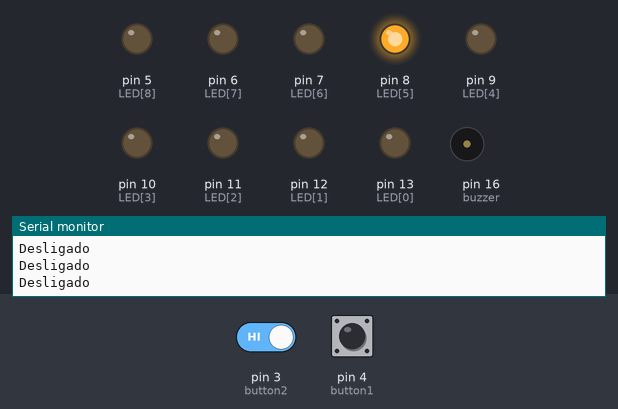
The sketch below on a simulated Arduino Uno, built with avr-gcc and run on an emulated ATmega328P. On the bench: output pins drawn as LEDs (lit = HIGH), buzzer (waves = sounding), the last lines printed to the serial monitor. Dashed ring = blinking. The test bench sets the inputs (shaded band); at power-on: pin 4 (button1) HIGH, pin 3 (button2) HIGH.

Above: at 0.8 s.
0.9 s: pin 4 (button1) pulled LOW for 0.15 s
At 3.05 s:
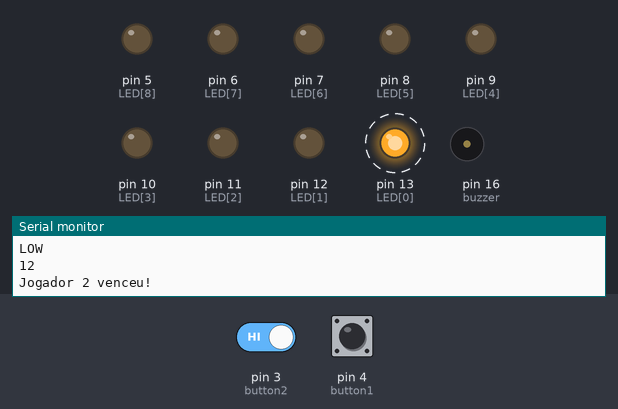
4.0 s: pin 4 (button1) pulled LOW for 1 s
At 5.9 s:
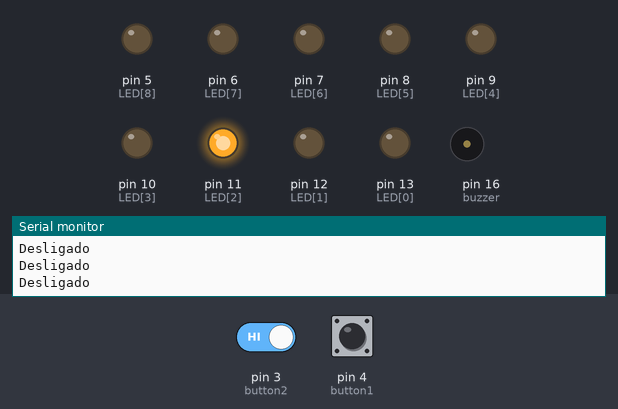
8.0 s: pin 4 (button1) pulled LOW for 3.2 s
At 8.7 s:
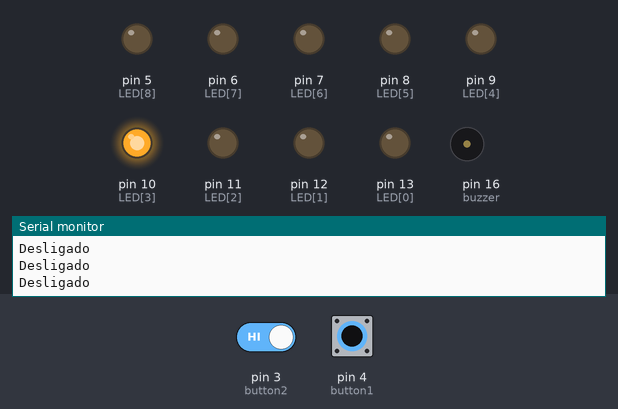
14.2 s: pin 3 (button2) driven LOW and pin 4 (button1) driven LOW
At 16.2 s:
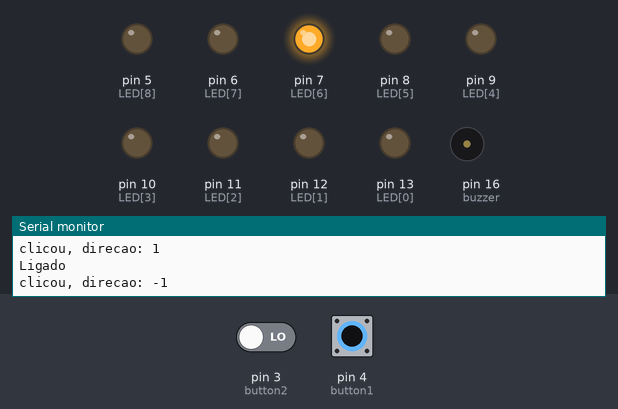
17.2 s: pin 3 (button2) driven HIGH
At 19.84 s:
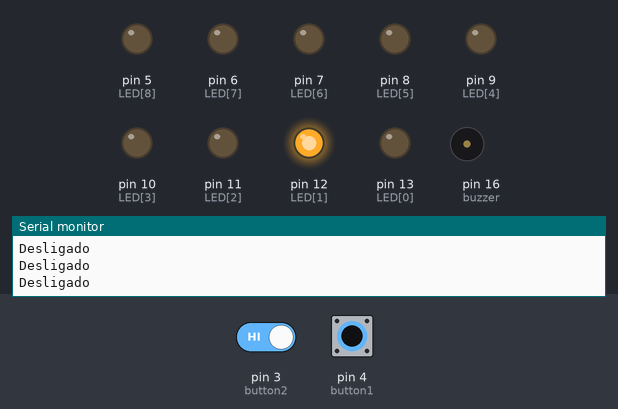
20.2 s: pin 3 (button2) driven LOW
At 23.67 s:
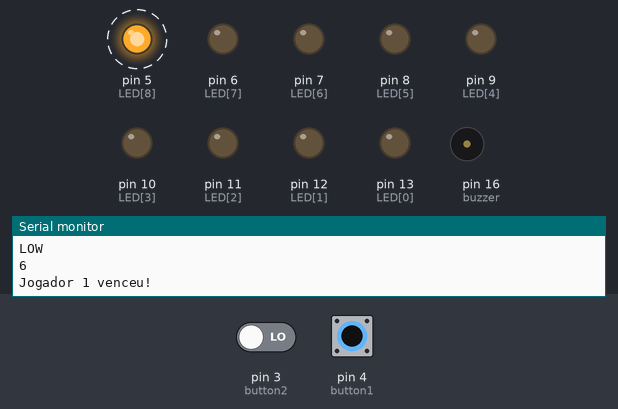
Timing chart, 0 to 24.2 s (numbered marks = the images above; inputs shaded):
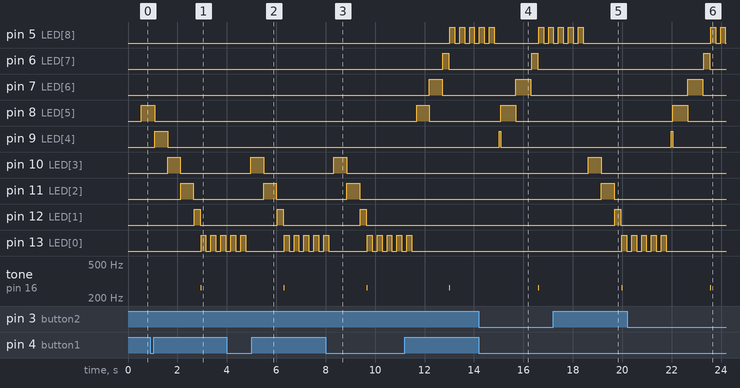

Measured:
- after the input at 0.9 s, pin 5 (LED[8]): stops changing and stays LOW; pin 6 (LED[7]): stays LOW (without the input it goes to HIGH after 0.71 s); pin 7 (LED[6]): stays LOW (without the input it goes to HIGH after 0.17 s); pin 9 (LED[4]): LOW → HIGH after 0.19 s, → LOW 0.51 s later; pin 10 (LED[3]): LOW → HIGH after 0.71 s, → LOW 0.51 s later
- after the input at 4.0 s, pin 5 (LED[8]): stops changing and stays LOW; pin 6 (LED[7]): stays LOW (without the input it goes to HIGH after 2.0 s)
- after the input at 8.0 s, pin 10 (LED[3]): LOW → HIGH after 0.33 s, → LOW 0.51 s later; pin 11 (LED[2]): LOW → HIGH after 0.86 s, → LOW 0.51 s later; pin 12 (LED[1]): LOW → HIGH after 1.4 s, → LOW 0.24 s later
- after the input at 14.2 s, pin 9 (LED[4]): LOW → HIGH after 0.82 s, → LOW 0.06 s later
- after the input at 17.2 s, pin 6 (LED[7]): stays LOW (without the input it goes to HIGH after 2.7 s); pin 7 (LED[6]): stays LOW (without the input it goes to HIGH after 2.1 s)
- after the input at 20.2 s, pin 5 (LED[8]): alternates HIGH for 0.20 s and LOW for 0.20 s, starting after 3.4 s; pin 6 (LED[7]): LOW → HIGH after 3.1 s, → LOW 0.25 s later; pin 7 (LED[6]): LOW → HIGH after 2.5 s, → LOW 0.60 s later; pin 8 (LED[5]): LOW → HIGH after 1.9 s, → LOW 0.60 s later; pin 9 (LED[4]): LOW → HIGH after 1.8 s, → LOW 0.06 s later
- by itself, tone on pin 16 (buzzer): alternates 262 Hz for 0.01 s and silent for 3.3 s

The sketch:

exemploKernel.ino
```cpp
#include <TimerOne.h>
#include "kernel.h"

// Botões
const int button1 = 4;
const int button2 = 3;
// Leds
const int LED[] = {13,12,11,10,9,8,7,6,5};
//Buzzer
const int buzzer = 16;
int noteC4 = 262;
// Variáveis globais
unsigned long interval = 500UL; // Intervalo padrão
unsigned long fastInterval = 250UL; // Intervalo para velocidade aumentada
unsigned long originalInterval = 500UL; // Guardar o intervalo original para restaurar depois
int dir = 1; // Direção inicial
int pos = 4; // Posição inicial da bola
int A = 0;
int B = 0;

void setup() {
  // Criação dos Processos
  process moveBall = {moveBallProc, 2, 1};
  process checkButtons = {buttonProc, 1, 0};
  process getWinner = {checkWinner, 4, 0};

  // Inicialização dos periféricos
  Serial.begin(9600);

  // Configuração dos botões
  pinMode(button1, INPUT_PULLUP);
  pinMode(button2, INPUT_PULLUP);

  // Configuração dos LEDs
  for (int i = 0; i <= 8; i++) {
    pinMode(LED[i], OUTPUT);
  }
  pinMode(buzzer,OUTPUT);

  // Inicialização do kernel
  kernelInit();
  kernelAddProc(&moveBall);
  kernelAddProc(&checkButtons);
  kernelAddProc(&getWinner);

  // Setup do tempo do tick (microsegundos)
  Timer1.initialize(10000);
  // Definir função que executa na interrupção de Timer
  Timer1.attachInterrupt(tick);

  // Execução do kernel
  kernelLoop();
}

void tick() {
  kernelTick();
}

char moveBallProc() {
  static unsigned long previousMillis = 0;
  unsigned long currentMillis = millis();

  if (currentMillis - previousMillis > interval) {
    digitalWrite(LED[pos], LOW);
    Serial.println("LOW");
    Serial.println(LED[pos]);
    pos += dir;

    // Verifica se a bola atingiu as extremidades e checa se há um vencedor
    if (pos == 0 || pos == 8) {
      checkWinner();
      interval = originalInterval; // Restaura a velocidade original
    }

    // Verifica se a bola atingiu a penúltima LED e acelera o movimento
    if ((pos == 1 && dir == -1) || (pos == 7 && dir == 1)) {
      interval = interval/2; // Aumenta a velocidade
      Serial.println("Velocidade aumentada!");
    }

    digitalWrite(LED[pos], HIGH);
    Serial.println("HIGH");
    Serial.println(LED[pos]);
    previousMillis = currentMillis;
  }

  return REPEAT;
}

char buttonProc() {
  int buttonState1 = digitalRead(button1);
  int buttonState2 = digitalRead(button2);

  // Verifica se o botão 1 foi pressionado e altera a direção
  if (buttonState1 == LOW && dir > 0) {
    dir = -1;
    Serial.println("Ligado");
    Serial.println(String("clicou, direcao: ") + dir);
  } else {
    Serial.println("Desligado");
  }

  // Verifica se o botão 2 foi pressionado e altera a direção
  if (buttonState2 == LOW && dir < 0) {
    dir = 1;
    Serial.println("Ligado");
    Serial.println(String("clicou, direcao: ") + dir);
  } else {
    Serial.println("Desligado");
  }

  return REPEAT;
}

char checkWinner() {
  if (pos == 0) {
    Serial.println("Jogador 2 venceu!");
    sound();
    blinkLED(0, 5);
    resetGame();
  }

  if (pos == 8) {
    Serial.println("Jogador 1 venceu!");
    sound();
    blinkLED(8, 5);
    resetGame();
  }

  return REPEAT;
}

void blinkLED(int ledIndex, int times) {
  for (int i = 0; i < times; i++) {
    digitalWrite(LED[ledIndex], HIGH);
    delay(200);
    digitalWrite(LED[ledIndex], LOW);
    delay(200);
  }
}

void sound(){
  tone(buzzer, noteC4);
  delay(10);
  noTone(buzzer);
}

void resetGame() {
  digitalWrite(LED[pos], LOW);
  pos = 4;
  dir = 1;
  interval = originalInterval; // Restaura o intervalo original
  digitalWrite(LED[pos], HIGH);
}

void loop() {}
```
